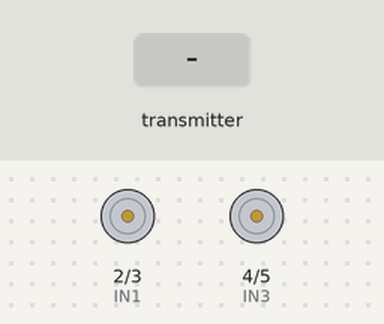
The sketch below on a simulated Arduino Uno, built with avr-gcc and run on an emulated ATmega328P. On the bench: motor-driver pin pairs drawn as motors (green arrow = first pin HIGH = forward, orange = second pin HIGH = backward, longer = more drive, scaled by the enable pin). The inputs (shaded band) are chosen by the test bench. No radio packets arrive unless stated.

Above: at 1.2 s.
1.3 s: the transmitter starts sending joystick.0 = 512
At 2.0 s:
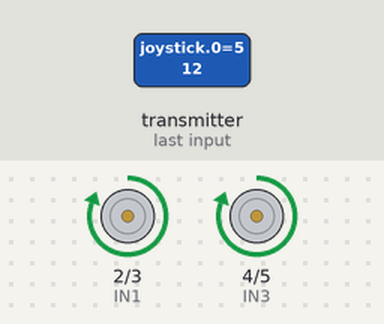
2.8 s: the transmitter starts sending joystick.1 = 1023
At 3.1 s:
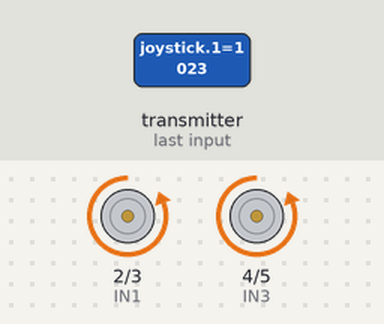
4.3 s: the transmitter starts sending joystick.0 = 0
At 5.5 s:
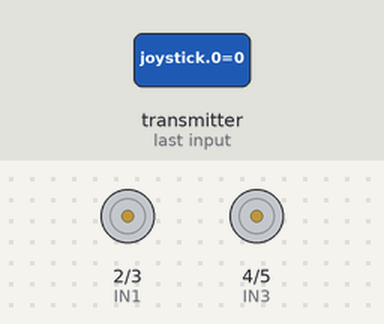
5.8 s: the transmitter starts sending joystick.0 = 256
7.3 s: the transmitter starts sending joystick.0 = 1023
At 7.8 s:
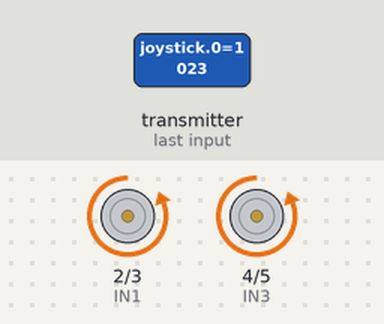
8.8 s: the transmitter starts sending joystick.1 = 512
At 10.1 s:
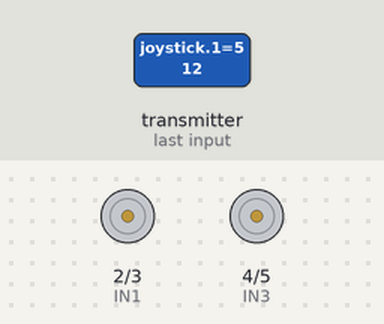
Timing chart, 0 to 11.3 s (numbered marks = the images above; inputs shaded):
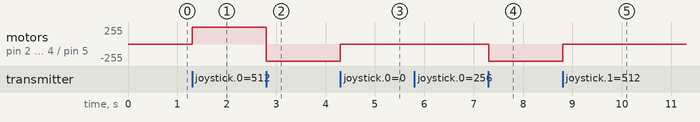

The sketch:

receiver.ino
```cpp
#include <SPI.h>
#include <nRF24L01.h>
#include <RF24.h>

//create an RF24 object
RF24 radio(9, 10);  // CE, CSN

//address through which two modules communicate.
const byte address[6] = "00001";

///////////////////////
//joystick values
int joystick[2];
int xAxis;
int yAxis;
///////////////////////

///////////////////////
//define driver pins
int ENA = A0;
int ENB = A1;

int IN1 = 2;
int IN2 = 3;
int IN3 = 4;
int IN4 = 5;

int mspeed1 = 0;
int mspeed2 = 0;
///////////////////////

void setup()
{
  pinMode(IN1,OUTPUT);
  pinMode(IN2,OUTPUT);
  pinMode(IN3,OUTPUT);
  pinMode(IN4,OUTPUT);
  pinMode(ENA,OUTPUT);
  pinMode(ENB,OUTPUT);

  while (!Serial);
    Serial.begin(9600);

  radio.begin();

  //set the address
  radio.openReadingPipe(0, address);

  //Set module as receiver
  radio.startListening();
}

void loop()
{
  //Read the data if available in buffer
  if (radio.available())
  {

    radio.read(&joystick, sizeof(joystick));
    xAxis = joystick[0];
    yAxis = joystick[1];

    /*
    Serial.print("xAxis: ");
    Serial.println(xAxis);
    Serial.print("yAxis: ");
    Serial.println(yAxis);
    //delay(1000);
    */

    if((xAxis >= 400) && (yAxis >=800)){
      backward();
    }
    else if((xAxis >= 400) && (yAxis <= 300)){
      forward();
    }
    else if((xAxis == 0) && (yAxis >= 370)){
      left();
    }
    else if((xAxis == 1023) && (yAxis > 500)){
      right();
    }
    else{
      stopfcn();
    }
  }
}

//this function moves the robot forward
void forward(){
  digitalWrite(IN1,HIGH);
  digitalWrite(IN3,HIGH);
  digitalWrite(IN2,LOW);
  digitalWrite(IN4,LOW);
  mspeed1 = 200;
  mspeed2 = 200;
  analogWrite(ENA,mspeed1);
  analogWrite(ENB,mspeed2);
}

//this function moves the robot backward
void backward(){
  digitalWrite(IN1,LOW);
  digitalWrite(IN3,LOW);
  digitalWrite(IN2,HIGH);
  digitalWrite(IN4,HIGH);
  mspeed1 = 200;
  mspeed2 = 200;
  analogWrite(ENA,mspeed1);
  analogWrite(ENB,mspeed2);
}

//this function moves the robot right
void right(){
  digitalWrite(IN1,HIGH);
  digitalWrite(IN3,LOW);
  digitalWrite(IN2,LOW);
  digitalWrite(IN4,LOW);
  mspeed1 = 100;
  mspeed2 = 0;
  analogWrite(ENA,mspeed1);
  analogWrite(ENB,mspeed2);
}

//this function moves the robot left
void left(){
  digitalWrite(IN1,LOW);
  digitalWrite(IN3,HIGH);
  digitalWrite(IN2,LOW);
  digitalWrite(IN4,LOW);
  mspeed1 = 0;
  mspeed2 = 100;
  analogWrite(ENA,mspeed1);
  analogWrite(ENB,mspeed2);
}

//stop function
void stopfcn(){
  digitalWrite(IN1,LOW);
  digitalWrite(IN3,LOW);
  digitalWrite(IN2,LOW);
  digitalWrite(IN4,LOW);
  mspeed1 = 0;
  mspeed2 = 0;
  analogWrite(ENA,mspeed1);
  analogWrite(ENB,mspeed2);
}
```

Measured:
- after the input at 1.3 s, motor on pin 2 (IN1) / pin 3 (IN2), motor on pin 4 (IN3) / pin 5 (IN4): stopped → forward 255/255 at once
- after the input at 2.8 s, motor on pin 2 (IN1) / pin 3 (IN2), motor on pin 4 (IN3) / pin 5 (IN4): forward 255/255 → backward 255/255 at once
- after the input at 4.3 s, motor on pin 2 (IN1) / pin 3 (IN2), motor on pin 4 (IN3) / pin 5 (IN4): backward 255/255 → stopped at once
- after the input at 7.3 s, motor on pin 2 (IN1) / pin 3 (IN2), motor on pin 4 (IN3) / pin 5 (IN4): stopped → backward 255/255 at once
- after the input at 8.8 s, motor on pin 2 (IN1) / pin 3 (IN2), motor on pin 4 (IN3) / pin 5 (IN4): backward 255/255 → stopped at once
